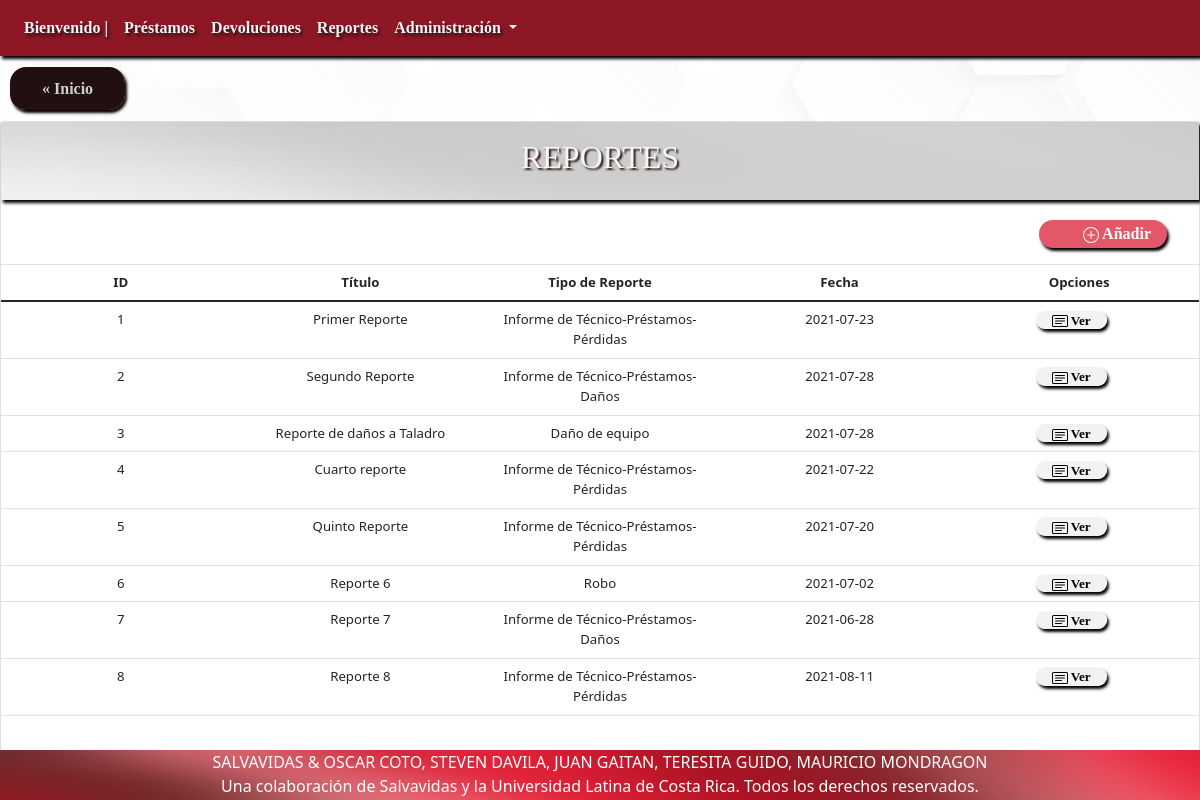
The app's page /?c=detalleAllReporte, older data.
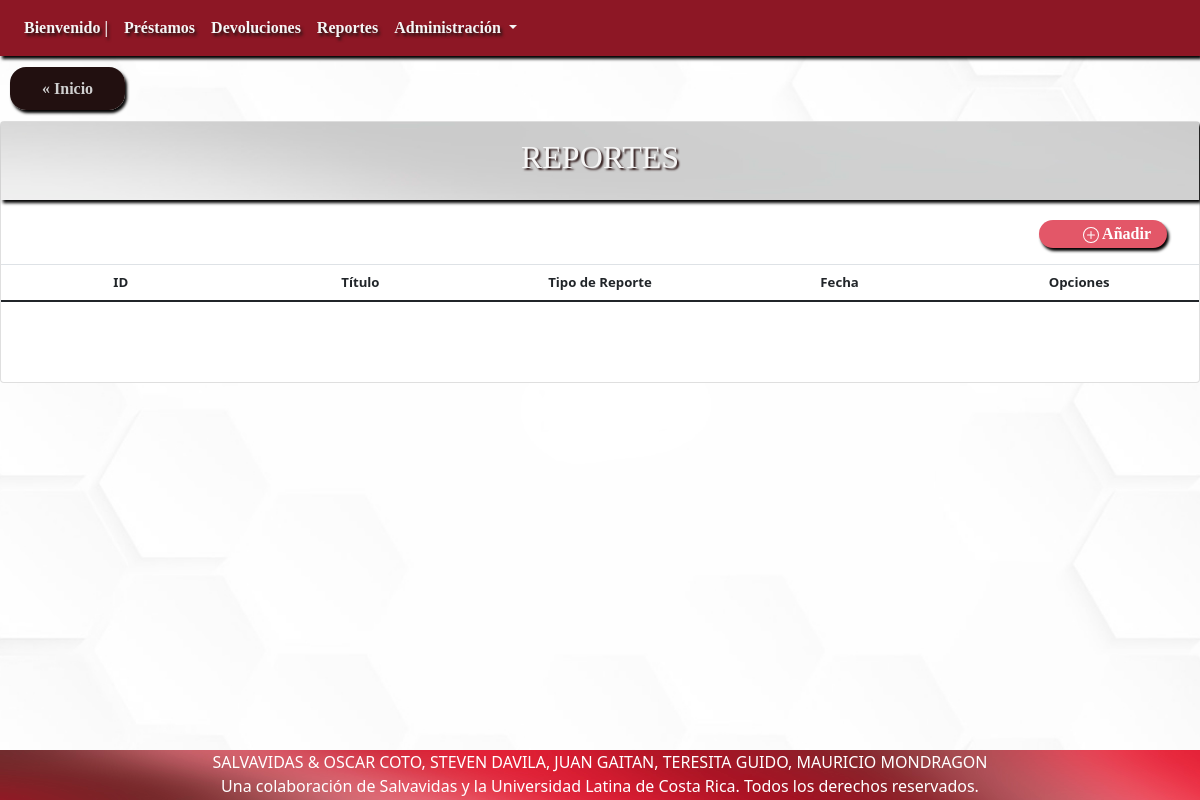
The same page, newer data.
### tables this page shows
CREATE TABLE `reporte` (
  `idReporte` int(11) NOT NULL,
  `tituloReporte` varchar(50) DEFAULT NULL,
  `idTipoReporte` int(11) NOT NULL,
  `fechaReporte` date DEFAULT current_timestamp()
);

CREATE TABLE `tiporeporte` (
  `idTipoReporte` int(11) NOT NULL,
  `nombreTipoReporte` varchar(50) NOT NULL,
  `detalleTipoReporte` varchar(255) NOT NULL,
  `queryTipoReporte` varchar(1000) NOT NULL
);

### controller/detalleAllReporte.php (called while the page is built, shortened)
<?php
include 'model/Reporte.php';
    $Reporte = new Reporte();
    $allReporte = $Reporte->seleccionarAllReporte();
    $tipoReporte = new TipoReporte();
    $allTipoReporte = $tipoReporte->seleccionarAllTipoReporte();
    include 'view/VerAllReporte.php';

### model/Reporte.php (called while the page is built, shortened)
<?php
include_once "model/TipoReporte.php";
class Reporte {
    public function __construct( $tituloReporte = "",$idTipoReporte = 0,$fechaReporte= "", $idReporte = 0) {
        $this->tituloReporte = $tituloReporte;
        $this->idTipoReporte = $idTipoReporte;
        $this->fechaReporte = $fechaReporte;
        $this->idReporte = $idReporte;
    }
    function seleccionarAllReporte() {
        $query = "SELECT * FROM reporte";
        $pdo = new Connection();
        $pdo = $pdo->open();
        $result = $pdo->query($query);
        $rows = [];
        foreach ($result->fetchAll() as $row) {
            $rows[] = new Reporte($row['tituloReporte'],$row['idTipoReporte'],$row['fechaReporte'],$row['idReporte']);
        }
        return $rows;
    }
}

### model/TipoReporte.php (called while the page is built, shortened)
<?php
class TipoReporte {
    public function __construct($idTipoReporte = 0, $nombreTipoReporte = "",$detalleTipoReporte = "",$queryTipoReporte= "") {
        $this->idTipoReporte = $idTipoReporte;
        $this->nombreTipoReporte = $nombreTipoReporte;
    }
    function seleccionarAllTipoReporte() {
        $query = "SELECT * FROM tiporeporte";
        $pdo = new Connection();
        $pdo = $pdo->open();
        $result = $pdo->query($query);
        $rows = [];
        foreach ($result->fetchAll() as $row) {
            $rows[] = new TipoReporte($row['idTipoReporte'], $row['nombreTipoReporte'],$row['detalleTipoReporte'],$row['queryTipoReporte']);
        }
        return $rows;
    }
}

### view/verAllReporte.php (the view, shortened to what this page needs)
<div class="upside">
    <a href="index.php" class="Inicio">« Inicio</a>
</div>
<div class="card" id="ListaCompleta">
    <div class="card-title">
        <h2> REPORTES</h2>
    </div>
    <div class="card-subtitle" id="Add">
        <a href="?c=crearReporte" class="add">
         Añadir
        </a>
    </div>
    <table class="table">
        <thead>
            <tr>
                <th scope="col">ID</th>
                <th scope="col">Título</th>
                <th scope="col">Tipo de Reporte</th>
                <th scope="col">Fecha</th>
                <th scope="col">Opciones</th>
            </tr>
        </thead>
        <tbody>
        <?php
        foreach ($allReporte as $value) {
        ?>
            <tr>
                <td><?php echo $value->idReporte; ?></td>
                <td><?php echo $value->tituloReporte; ?></td>
                <?php foreach ($allTipoReporte as $tiporeporte) { if ($value->idTipoReporte  == $tiporeporte->idTipoReporte) {?>
                <td><?php echo $tiporeporte->nombreTipoReporte; ?></td>
                <?php } }  ?>
                <td><?php echo $value->fechaReporte; ?></td>
                <td>
                <a class="ver" id="ver" href="?c=detalleReporte&idReporte=<?php echo $value->idReporte; ?>">
                 Ver
                </a>
                </td>
            </tr>
        <?php } ?>
        </tbody>
    </table>
</div>

Row changes from the older to the newer data that the page shows:
removed reporte: idReporte "1", tituloReporte "Primer Reporte", fechaReporte "2021-07-23"
no longer on this page (row edited): tiporeporte: nombreTipoReporte "Informe de Técnico-Préstamos-Pérdidas"
removed reporte: idReporte "2", tituloReporte "Segundo Reporte", fechaReporte "2021-07-28"
no longer on this page (row edited): tiporeporte: nombreTipoReporte "Informe de Técnico-Préstamos-Daños"
removed reporte: idReporte "3", tituloReporte "Reporte de daños a Taladro", fechaReporte "2021-07-28"
no longer on this page (row edited): tiporeporte: nombreTipoReporte "Daño de equipo", shown under "3"
removed reporte: idReporte "4", tituloReporte "Cuarto reporte", fechaReporte "2021-07-22"
removed reporte: idReporte "5", tituloReporte "Quinto Reporte", fechaReporte "2021-07-20"
removed reporte: idReporte "6", tituloReporte "Reporte 6", fechaReporte "2021-07-02"
no longer on this page (row edited): tiporeporte: nombreTipoReporte "Robo", shown under "6"
removed reporte: idReporte "7", tituloReporte "Reporte 7", fechaReporte "2021-06-28"
removed reporte: idReporte "8", tituloReporte "Reporte 8", fechaReporte "2021-08-11"
